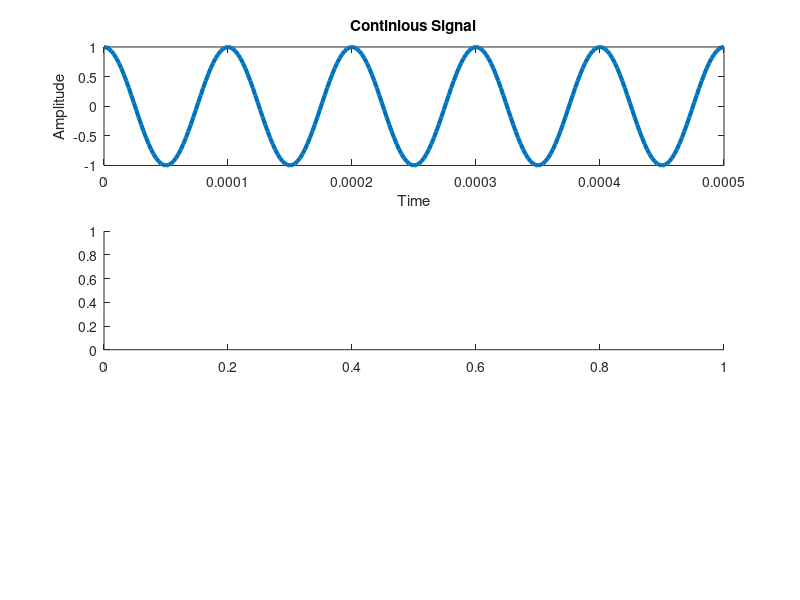

Source code (MATLAB): (Note: this script raises an error after producing the figure.)
clear;
clc;
fs1=500e3;
f=10e3;
cycles=5;
t1=0:1/fs1:cycles/f;
x1=cos(2*pi*t1*f);
subplot(311); plot(t1, x1, 'linewidth', 3);
title('Continious Signal'); xlabel('Time'); ylabel('Amplitude');

fs2=30e3;
t2=0:1/fs2:cycles/f;
x2=cos(2*pi*t2*f);
subplot(312); plot(t, x, 'linewidth', 3);
title(sprintf('Sampled Continious Signal at %dkhz', fs2/1e3)); xlabel('Time'); ylabel('Amplitude');
hold on; stem(t2, x2, 'r', 'linewidth', 3);

fs3=13e3;
t3=0:1/fs3:cycles/f;
x3=cos(2*pi*t3*f);
subplot(313); plot(t, x, 'linewidth', 3);
title(sprintf('Improper Sampled Continious Signal at %dkhz', fs3/1e3)); xlabel('Time'); ylabel('Amplitude');
hold on; plot(t3, x3, 'r', 'linewidth', 3);